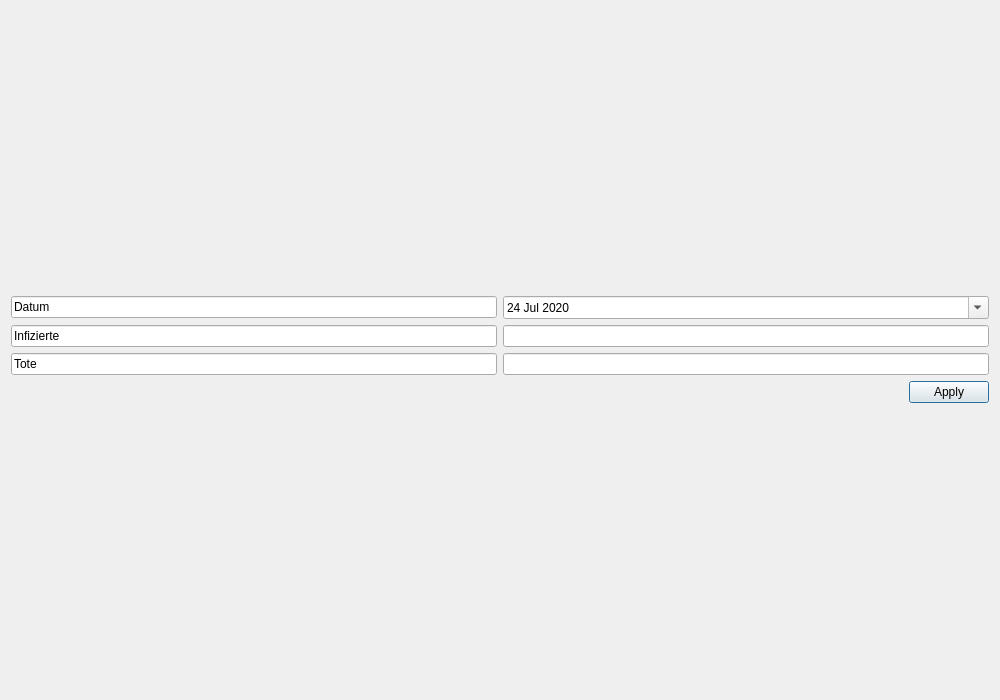
<?xml version="1.0" encoding="UTF-8"?>
<ui version="4.0">
 <class>Weissrussland</class>
 <widget class="QDialog" name="Weissrussland">
  <property name="geometry">
   <rect>
    <x>0</x>
    <y>0</y>
    <width>1000</width>
    <height>700</height>
   </rect>
  </property>
  <property name="windowTitle">
   <string>Weißrussland</string>
   </property>
   <layout class="QVBoxLayout" name="verticalLayout_2">
    <item>
     <layout class="QGridLayout" name="gridLayout">
      <item row="5" column="0">
       <widget class="QLineEdit" name="lineEdit_5">
        <property name="text">
         <string>Tote</string>
        </property>
        <property name="readOnly">
         <bool>true</bool>
        </property>
       </widget>
      </item>
      <item row="2" column="0">
       <widget class="QLineEdit" name="lineEdit_3">
        <property name="text">
         <string>Datum</string>
        </property>
        <property name="readOnly">
         <bool>true</bool>
        </property>
       </widget>
      </item>
      <item row="4" column="3">
       <widget class="QLineEdit" name="lineEdit_4">
        <property name="readOnly">
         <bool>true</bool>
        </property>
       </widget>
      </item>
      <item row="2" column="3">
       <widget class="QDateEdit" name="dateEdit">
        <property name="readOnly">
         <bool>false</bool>
        </property>
        <property name="buttonSymbols">
         <enum>QAbstractSpinBox::NoButtons</enum>
        </property>
        <property name="accelerated">
         <bool>false</bool>
        </property>
        <property name="minimumDateTime">
         <datetime>
          <hour>0</hour>
          <minute>0</minute>
          <second>0</second>
          <year>2020</year>
          <month>1</month>
          <day>1</day>
         </datetime>
        </property>
        <property name="currentSection">
         <enum>QDateTimeEdit::DaySection</enum>
        </property>
        <property name="calendarPopup">
         <bool>true</bool>
        </property>
        <property name="timeSpec">
         <enum>Qt::LocalTime</enum>
        </property>
        <property name="date">
         <date>
          <year>2020</year>
          <month>7</month>
          <day>24</day>
         </date>
        </property>
       </widget>
      </item>
      <item row="5" column="3">
       <widget class="QLineEdit" name="lineEdit_6">
        <property name="readOnly">
         <bool>true</bool>
        </property>
       </widget>
      </item>
      <item row="4" column="0">
       <widget class="QLineEdit" name="lineEdit">
        <property name="text">
         <string>Infizierte</string>
        </property>
        <property name="readOnly">
         <bool>true</bool>
        </property>
       </widget>
      </item>
      <item row="6" column="3">
       <widget class="QDialogButtonBox" name="buttonBox">
        <property name="standardButtons">
         <set>QDialogButtonBox::Apply</set>
        </property>
       </widget>
      </item>
     </layout>
    </item>
    <item>
     <layout class="QVBoxLayout" name="verticalLayout"/>
    </item>
   </layout>
  </widget>
  <resources/>
  <connections/>
 </ui>
